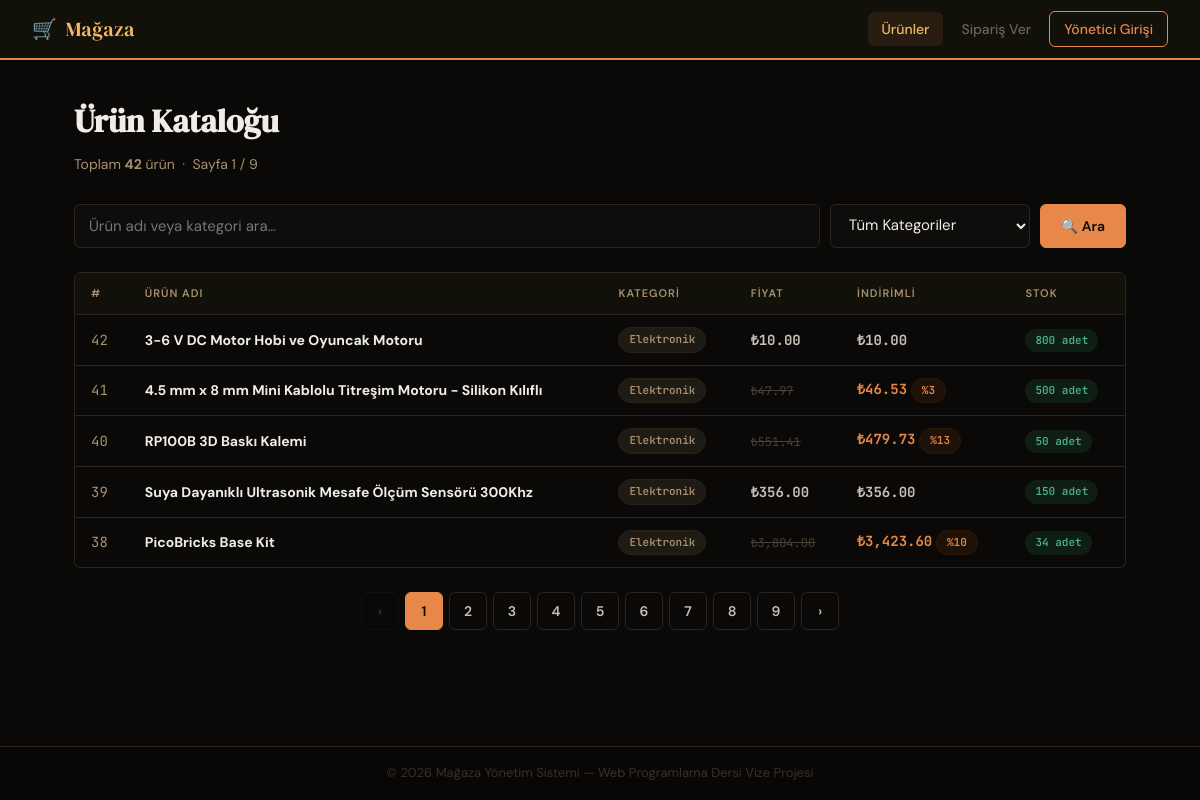
The page / on the database its author committed.
### tables this page shows
CREATE TABLE `urunler` (
  `id` int(11) NOT NULL,
  `ad` varchar(100) NOT NULL,
  `kategori` varchar(50) NOT NULL,
  `fiyat` decimal(10,2) NOT NULL,
  `stok` int(11) NOT NULL DEFAULT 0,
  `indirim` int(11) NOT NULL DEFAULT 0 COMMENT 'yüzde %',
  `eklenme` datetime DEFAULT current_timestamp(),
  `guncelleme` datetime DEFAULT NULL ON UPDATE current_timestamp()
);

### functions.php (called while the page is built, shortened)
<?php
function urunListele(string $arama = '', string $kategori = '', int $sayfa = 1, int $limit = 5): array {
    $pdo    = baglan();
    $offset = ($sayfa - 1) * $limit;
    $where  = [];
    $params = [];
    $kosul = $where ? 'WHERE ' . implode(' AND ', $where) : '';
    $countSql  = "SELECT COUNT(*) FROM urunler $kosul";
    $countStmt = $pdo->prepare($countSql);
    $countStmt->execute($params);
    $toplam = (int)$countStmt->fetchColumn();
    $sql  = "SELECT * FROM urunler $kosul ORDER BY id DESC LIMIT :limit OFFSET :offset";
    $stmt = $pdo->prepare($sql);
    $stmt->bindValue(':limit',  $limit,  PDO::PARAM_INT);
    $stmt->bindValue(':offset', $offset, PDO::PARAM_INT);
    $stmt->execute();
    return [
        'urunler' => $stmt->fetchAll(),
        'toplam'  => $toplam,
    ];
}
function indirimUygula(float $fiyat, int $indirim_yuzde): float {
    return round($fiyat * (1 - $indirim_yuzde / 100), 2);
}
function e(string $str): string {
    return htmlspecialchars($str, ENT_QUOTES, 'UTF-8');
}

### index.php (the view, shortened to what this page needs)
<?php
require_once __DIR__ . '/functions.php';
$arama    = trim($_GET['arama']    ?? '');
$kategori = trim($_GET['kategori'] ?? '');
$sayfa    = max(1, (int)($_GET['sayfa'] ?? 1));
$limit    = 5;
$sonuc      = urunListele($arama, $kategori, $sayfa, $limit);
$urunler    = $sonuc['urunler'];
$toplam     = $sonuc['toplam'];
$sayfa_sayisi = (int)ceil($toplam / $limit);
include __DIR__ . '/layout/header.php';
?>
<h1 class="page-title">Ürün Kataloğu</h1>
<p class="page-sub">Toplam <strong><?= $toplam ?></strong> ürün &nbsp;·&nbsp; Sayfa <?= $sayfa ?> / <?= $sayfa_sayisi ?: 1 ?></p>
<form method="GET" action="index.php" class="search-bar">
  <input type="text" name="arama" class="form-control"
         placeholder="Ürün adı veya kategori ara…"
         value="<?= e($arama) ?>">
  <select name="kategori" class="form-control" style="max-width:200px">
    <option value="">Tüm Kategoriler</option>
  </select>
  <button type="submit" class="btn btn-primary">🔍 Ara</button>
</form>
<?php if (empty($urunler)): ?>
  <div class="alert alert-warning">Arama kriterlerinize uyan ürün bulunamadı.</div>
<?php else: ?>
<div class="table-wrap">
  <table>
    <thead>
      <tr>
        <th>#</th>
        <th>Ürün Adı</th>
        <th>Kategori</th>
        <th>Fiyat</th>
        <th>İndirimli</th>
        <th>Stok</th>
      </tr>
    </thead>
    <tbody>
      <?php foreach ($urunler as $u):
        $ind_fiyat = indirimUygula((float)$u['fiyat'], (int)$u['indirim']);
        $stok_sinif = $u['stok'] < 20 ? 'badge-stok-az' : 'badge-stok-ok';
      ?>
      <tr>
        <td><span style="font-family:var(--font-mono);color:var(--warm)"><?= $u['id'] ?></span></td>
        <td><strong><?= e($u['ad']) ?></strong></td>
        <td><span class="badge badge-category"><?= e($u['kategori']) ?></span></td>
        <td>
          <?php if ($u['indirim'] > 0): ?>
            <span class="fiyat fiyat-eski">₺<?= number_format((float)$u['fiyat'], 2, '.', ',') ?></span>
          <?php else: ?>
            <span class="fiyat">₺<?= number_format((float)$u['fiyat'], 2, '.', ',') ?></span>
          <?php endif; ?>
        </td>
        <td>
          <?php if ($u['indirim'] > 0): ?>
            <span class="fiyat fiyat-indirimli">₺<?= number_format($ind_fiyat, 2, '.', ',') ?></span>
            <span class="badge badge-indirim">%<?= $u['indirim'] ?></span>
          <?php else: ?>
            <span class="fiyat">₺<?= number_format((float)$u['fiyat'], 2, '.', ',') ?></span>
          <?php endif; ?>
        </td>
        <td>
          <span class="badge <?= $stok_sinif ?>">
            <?= $u['stok'] ?> adet
          </span>
        </td>
      </tr>
      <?php endforeach; ?>
    </tbody>
  </table>
</div>
<?php if ($sayfa_sayisi > 1): ?>
<nav class="pagination">
  <a href="?arama=<?= urlencode($arama) ?>&kategori=<?= urlencode($kategori) ?>&sayfa=<?= max(1, $sayfa - 1) ?>"
     class="<?= $sayfa <= 1 ? 'disabled' : '' ?>">‹</a>
  <?php for ($p = 1; $p <= $sayfa_sayisi; $p++): ?>
    <a href="?arama=<?= urlencode($arama) ?>&kategori=<?= urlencode($kategori) ?>&sayfa=<?= $p ?>"
       class="<?= $p === $sayfa ? 'aktif' : '' ?>"><?= $p ?></a>
  <?php endfor; ?>
  <a href="?arama=<?= urlencode($arama) ?>&kategori=<?= urlencode($kategori) ?>&sayfa=<?= min($sayfa_sayisi, $sayfa + 1) ?>"
     class="<?= $sayfa >= $sayfa_sayisi ? 'disabled' : '' ?>">›</a>
</nav>
<?php endif; ?>
<?php endif; ?>
<?php include __DIR__ . '/layout/footer.php'; ?>

### layout/header.php (shortened to what this page needs)
<?php
$admin_giris = !empty($_SESSION['admin']);
$aktif_sayfa = basename($_SERVER['PHP_SELF'], '.php');
?>
<!DOCTYPE html>
<html lang="tr">
<head>
<link rel="stylesheet" href="assets/style.css">
</head>
<body>
<nav class="nav">
  <a href="index.php" class="nav-brand">
    <span class="nav-brand-icon">🛒</span>
    <span>Mağaza</span>
  </a>
  <div class="nav-links">
    <a href="index.php"       class="nav-link <?= $aktif_sayfa === 'index'    ? 'aktif' : '' ?>">Ürünler</a>
    <a href="siparis.php"     class="nav-link <?= $aktif_sayfa === 'siparis'  ? 'aktif' : '' ?>">Sipariş Ver</a>
    <?php if ($admin_giris): ?>
      <a href="urun_ekle.php"     class="nav-link <?= $aktif_sayfa === 'urun_ekle'     ? 'aktif' : '' ?>">Ekle</a>
      <a href="siparisler.php"    class="nav-link <?= $aktif_sayfa === 'siparisler'    ? 'aktif' : '' ?>">Siparişler</a>
      <a href="logout.php"        class="nav-link nav-link-danger">Çıkış</a>
    <?php else: ?>
      <a href="login.php" class="nav-link nav-link-accent <?= $aktif_sayfa === 'login' ? 'aktif' : '' ?>">Yönetici Girişi</a>
    <?php endif; ?>
  </div>
</nav>
<main class="main">

### layout/footer.php
</main>
<footer class="footer">
  <p>© <?= date('Y') ?> Mağaza Yönetim Sistemi &mdash; Web Programlama Dersi Vize Projesi</p>
</footer>
</body>
</html>

### rows shown on the page
urunler: id "42", ad "3-6 V DC Motor Hobi ve Oyuncak Motoru", kategori "Elektronik", fiyat "10.00", stok "800"
urunler: id "41", ad "4.5 mm x 8 mm Mini Kablolu Titreşim Motoru - Silikon Kılıflı", kategori "Elektronik", fiyat "47.97", ind_fiyat "46.53", indirim "3", stok "500"
urunler: id "40", ad "RP100B 3D Baskı Kalemi", kategori "Elektronik", fiyat "551.41", ind_fiyat "479.73", indirim "13", stok "50"
urunler: id "39", ad "Suya Dayanıklı Ultrasonik Mesafe Ölçüm Sensörü 300Khz", kategori "Elektronik", fiyat "356.00", stok "150"
urunler: id "38", ad "PicoBricks Base Kit", kategori "Elektronik", fiyat "3,804.00", ind_fiyat "3,423.60", indirim "10", stok "34"

### other values the page prints
$toplam "42"
$sayfa "1"
$sayfa_sayisi ?: 1 "9"
